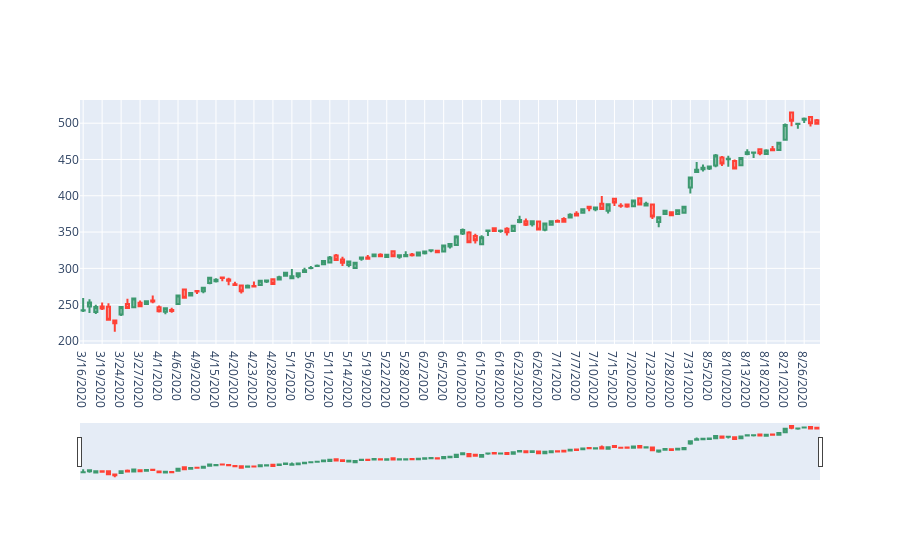

Write notebook code for a chart like this one.
### Code cell
fig = go.Figure(data=[go.Candlestick(x=AAPL['Date'],
                                    open = AAPL['Open'],
                                    high = AAPL['High'],
                                    low = AAPL['Low'],
                                    close = AAPL['Close'])])
fig.show()
